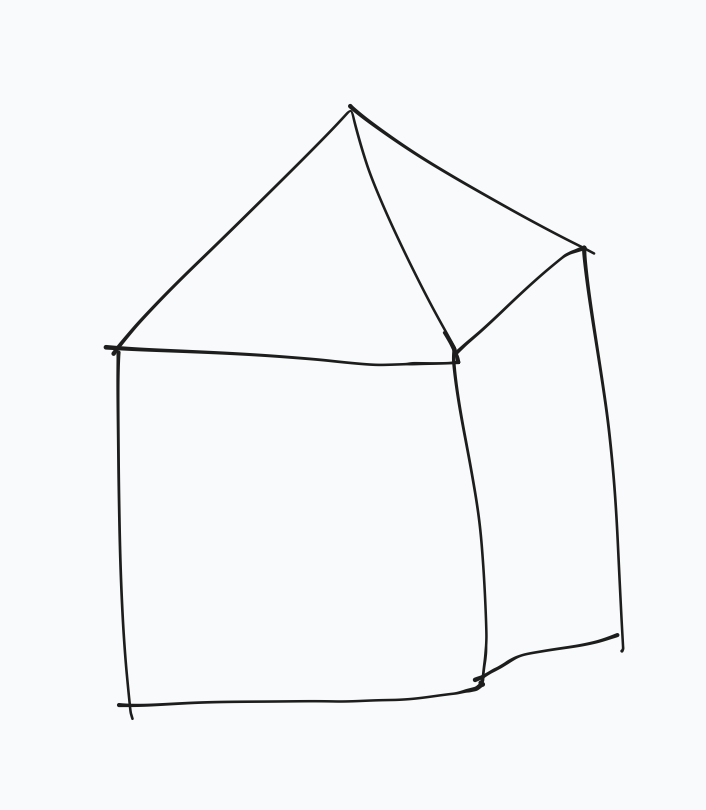
#> input picture images/example-1.png, 706 x 810 px
$ python outline_converter.py images
#> lines starting #> are read from the running program, lines starting #| are printed output that depends on the picture; after the words box and inside, x2 and y2 are one past the last pixel; in counts of white or black regions, pixels touching at a corner belong together
#!/usr/bin/env python3
"""
outline_converter.py
────────────────────
Convert JPG/PNG images to clean SVG outlines with globally-normalised,
standardised stroke widths.

The script runs in two passes:
  Pass 1 – measures stroke widths (in px) across ALL input images using
            a distance-transform + skeletonisation approach, then computes
            global percentile breakpoints so every image in the batch uses
            the same mapping from "thin" → "thick".
  Pass 2 – extracts contours, assigns each contour a normalised stroke
            width, and writes one SVG per input image.

Usage
─────
  # Convert every JPG/PNG in a folder (default: 2 stroke levels, 1pt / 2.5pt)
  python outline_converter.py icons/

  # Explicit stroke widths (thin → thick)
  python outline_converter.py icons/ -s 1.0 2.5          # 2 levels (default)
  python outline_converter.py icons/ -s 0.75 1.5 3.0     # 3 levels
  python outline_converter.py icons/ -s 1.5              # single level

  # Other options
  python outline_converter.py icons/ -o out/ -c "#1a1a1a" -e 1.0 -v
  python outline_converter.py dark_icons/ --invert        # light-on-dark source
"""

from __future__ import annotations

import argparse
import sys
from pathlib import Path
from typing import Dict, List, Optional, Tuple

import cv2
import numpy as np

# scikit-image gives the best 1-px skeleton; fall back to a pure-OpenCV
# morphological thinning if it is not installed.
try:
    from skimage.morphology import skeletonize as _ski_skel  # type: ignore

    _HAS_SKIMAGE = True
except ImportError:
    _HAS_SKIMAGE = False

# ─────────────────────────────────────────────────────────────────────────────
# Constants
# ─────────────────────────────────────────────────────────────────────────────

SUPPORTED_EXTENSIONS: set[str] = {".jpg", ".jpeg", ".png"}

# ─────────────────────────────────────────────────────────────────────────────
# Utility: collect input images
# ─────────────────────────────────────────────────────────────────────────────


def collect_images(inputs: List[str]) -> List[Path]:
    """Return sorted, deduplicated list of image paths from files/dirs."""
    paths: List[Path] = []
    for s in inputs:
        p = Path(s)
        if p.is_dir():
            for ext in SUPPORTED_EXTENSIONS:
                paths.extend(p.glob(f"*{ext}"))
                paths.extend(p.glob(f"*{ext.upper()}"))
        elif p.is_file() and p.suffix.lower() in SUPPORTED_EXTENSIONS:
            paths.append(p)
        else:
            print(f"  [warn] skipping '{s}' – not a supported image or directory")
    return sorted(set(paths))


# ─────────────────────────────────────────────────────────────────────────────
# Image loading & binarisation
# ─────────────────────────────────────────────────────────────────────────────


def load_binary(
    path: Path,
    threshold: Optional[int] = None,
    invert: bool = False,
) -> np.ndarray:
    """
    Load *path* and return a binary mask where foreground pixels = 255.

    Handles:
      • RGB / grayscale images
      • RGBA images (alpha composited onto white before binarisation)
      • Light-on-dark sources via *invert*
      • Auto-threshold (Otsu) when *threshold* is None
    """
#> called with invert = False
    raw = cv2.imread(str(path), cv2.IMREAD_UNCHANGED)
#> raw is the input picture: shape (810, 706, 4); mean B, G, R, A 247.6, 246.6, 245.6, 255
    if raw is None:
        raise IOError(f"Cannot read '{path}'")

    # ── alpha compositing onto white ──────────────────────────────────────────
    if raw.ndim == 3 and raw.shape[2] == 4:
        alpha = raw[:, :, 3:].astype(np.float32) / 255.0
#> alpha: shape (810, 706, 1) float32; every value is 1
        rgb = raw[:, :, :3].astype(np.float32)
        white = np.full_like(rgb, 255.0)
        blended = (rgb * alpha + white * (1.0 - alpha)).clip(0, 255).astype(np.uint8)
        gray = cv2.cvtColor(blended, cv2.COLOR_BGR2GRAY)
    elif raw.ndim == 3:
        gray = cv2.cvtColor(raw, cv2.COLOR_BGR2GRAY)
    else:
        gray = raw.copy()

    # ── denoise ───────────────────────────────────────────────────────────────
    gray = cv2.GaussianBlur(gray, (3, 3), 0)

    # ── optional invert (light-on-dark source) ────────────────────────────────
    if invert:
        gray = 255 - gray

    # ── binarise (foreground = dark ink → invert so foreground = 255) ────────
    if threshold is None:
        _, binary = cv2.threshold(
            gray, 0, 255, cv2.THRESH_BINARY_INV | cv2.THRESH_OTSU
        )
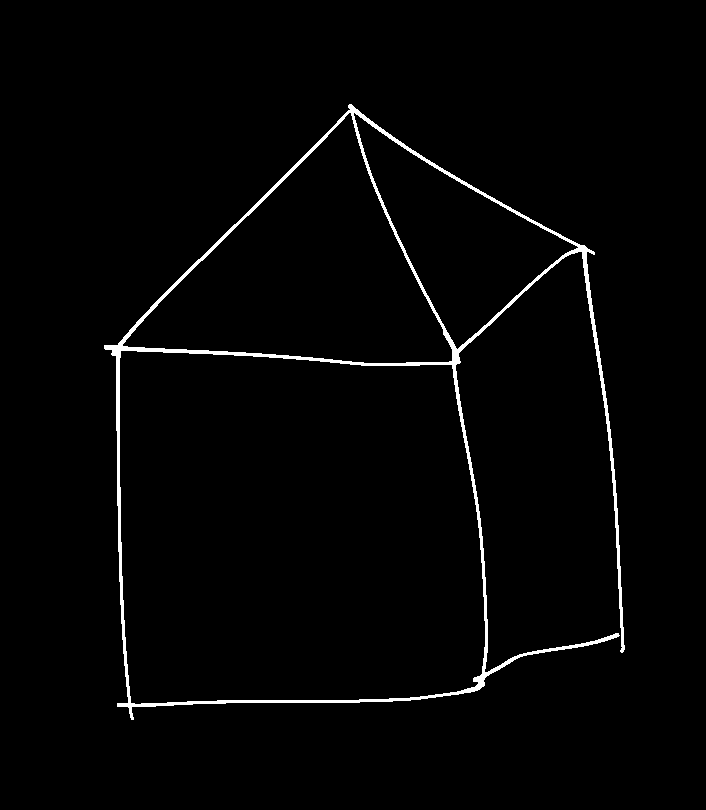
#> binary: shape (810, 706); 1.8% white; 1 white region, box (x1, y1, x2, y2) and area: (104, 104, 625, 720) 10470
    else:
        _, binary = cv2.threshold(gray, threshold, 255, cv2.THRESH_BINARY_INV)

    # ── remove salt-and-pepper noise ──────────────────────────────────────────
    k = np.ones((2, 2), np.uint8)
    binary = cv2.morphologyEx(binary, cv2.MORPH_OPEN, k)
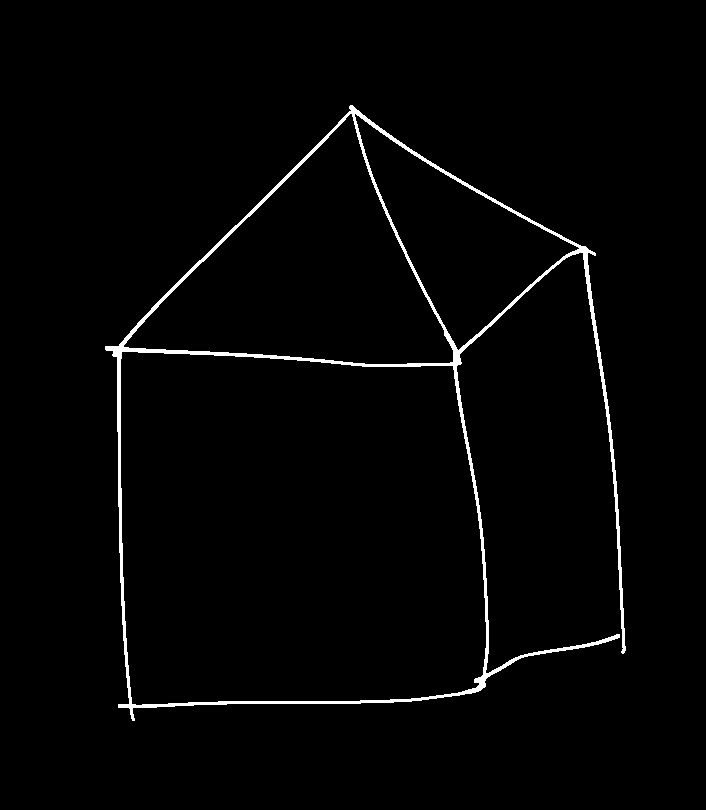
#> binary: shape (810, 706); 1.8% white; 1 white region, box (x1, y1, x2, y2) and area: (105, 105, 626, 721) 10469
    return binary


# ─────────────────────────────────────────────────────────────────────────────
# Skeletonisation
# ─────────────────────────────────────────────────────────────────────────────


def skeletonise(binary: np.ndarray) -> np.ndarray:
    """Return a 1-px-wide skeleton of *binary* (foreground = 255)."""
    if _HAS_SKIMAGE:
        return (_ski_skel(binary > 0) * 255).astype(np.uint8)

    # ── fallback: Zhang-Suen via iterative morphological erosion ─────────────
    skel = np.zeros_like(binary)
    tmp = binary.copy()
    cross = cv2.getStructuringElement(cv2.MORPH_CROSS, (3, 3))
    while True:
        eroded = cv2.erode(tmp, cross)
        skel |= cv2.subtract(tmp, cv2.dilate(eroded, cross))
        tmp = eroded
        if not cv2.countNonZero(tmp):
            break
    return skel


# ─────────────────────────────────────────────────────────────────────────────
# Stroke-width measurement
# ─────────────────────────────────────────────────────────────────────────────


def measure_stroke_widths(binary: np.ndarray) -> np.ndarray:
    """
    Return an array of estimated stroke widths (px) for the image.

    Method: distance-transform + skeletonisation.
    At each skeleton pixel, dist_transform_value × 2 ≈ local stroke width.
    """
    if not binary.any():
        return np.array([], dtype=np.float32)

    dist = cv2.distanceTransform(binary, cv2.DIST_L2, 5)
    skel = skeletonise(binary)
#> (the rest of the program and of its run is left out)
